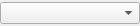
<?xml version="1.0" encoding="UTF-8"?>
<ui version="4.0">
 <class>ivaComboBox</class>
 <widget class="QWidget" name="ivaComboBox">
  <property name="geometry">
   <rect>
    <x>0</x>
    <y>0</y>
    <width>140</width>
    <height>26</height>
   </rect>
  </property>
  <property name="windowTitle">
   <string>Form</string>
  </property>
  <layout class="QGridLayout" name="gridLayout">
   <property name="margin">
    <number>0</number>
   </property>
   <item row="0" column="0">
    <widget class="QComboBox" name="ClaveivaComboBox">
     <property name="minimumSize">
      <size>
       <width>140</width>
       <height>0</height>
      </size>
     </property>
    </widget>
   </item>
  </layout>
 </widget>
 <resources/>
 <connections/>
</ui>
